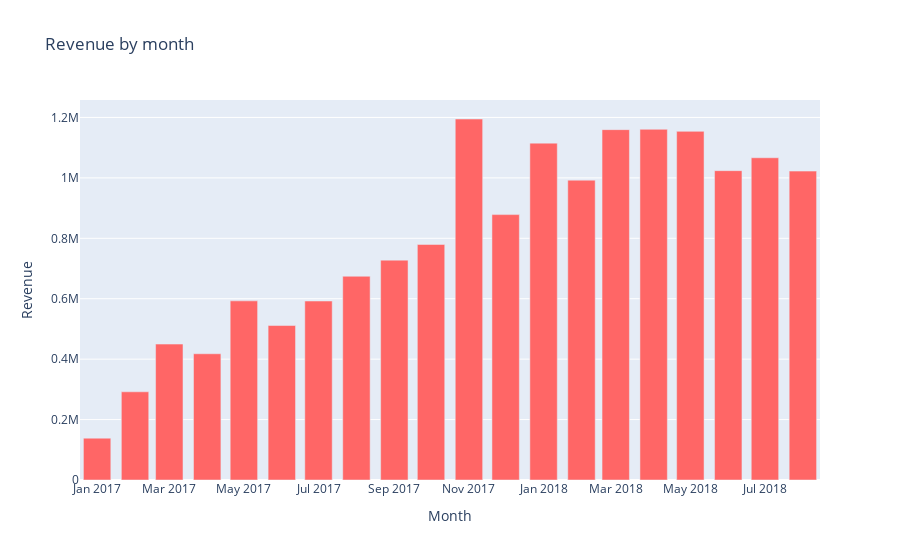

Notebook source saved alongside this figure:
### Code cell
fig = px.bar(byMonth_revenue, x='order_purchase_timestamp', y='payment_value', 
             labels={'order_purchase_timestamp':'Month', 'payment_value':'Revenue'}, 
             title='Revenue by month')

#fig.update_layout(margin ={'l':50,'b':0,'r':0})

#generate interactive graph in Jupyter Notebook
fig.show()

#generate static graph for GitHub display
#fig.show(renderer="png")

#generate interactive html file
#fig.write_html("visuals/byDate-bar.html")

### Figure 1 — Plotly figure (JSON) as saved in the notebook; plotly's stock layout.template omitted (floating-point values rounded to 4 significant figures)
{"data": [{"alignmentgroup": "True", "hovertemplate": "Month=%{x}<br>Revenue=%{y}<extra></extra>", "legendgroup": "", "marker": {"color": "#ff6666", "pattern": {"shape": ""}}, "name": "", "offsetgroup": "", "orientation": "v", "showlegend": false, "textposition": "auto", "type": "bar", "x": ["2017-01", "2017-02", "2017-03", "2017-04", "2017-05", "2017-06", "2017-07", "2017-08", "2017-09", "2017-10", "2017-11", "2017-12", "2018-01", "2018-02", "2018-03", "2018-04", "2018-05", "2018-06", "2018-07", "2018-08"], "xaxis": "x", "y": [138500.0, 291900.0, 449900.0, 417800.0, 592900.0, 511300.0, 592400.0, 674400.0, 727800.0, 779700.0, 1195000.0, 878400.0, 1115000.0, 992500.0, 1160000.0, 1161000.0, 1154000.0, 1024000.0, 1067000.0, 1022000.0], "yaxis": "y"}], "layout": {"barmode": "relative", "legend": {"tracegroupgap": 0}, "title": {"text": "Revenue by month"}, "xaxis": {"anchor": "y", "domain": [0, 1], "title": {"text": "Month"}}, "yaxis": {"anchor": "x", "domain": [0, 1], "title": {"text": "Revenue"}}}}
